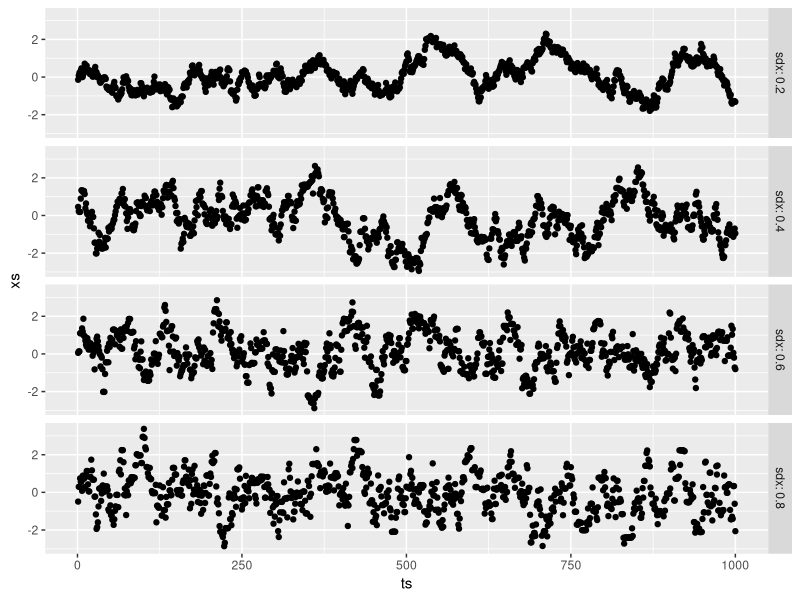
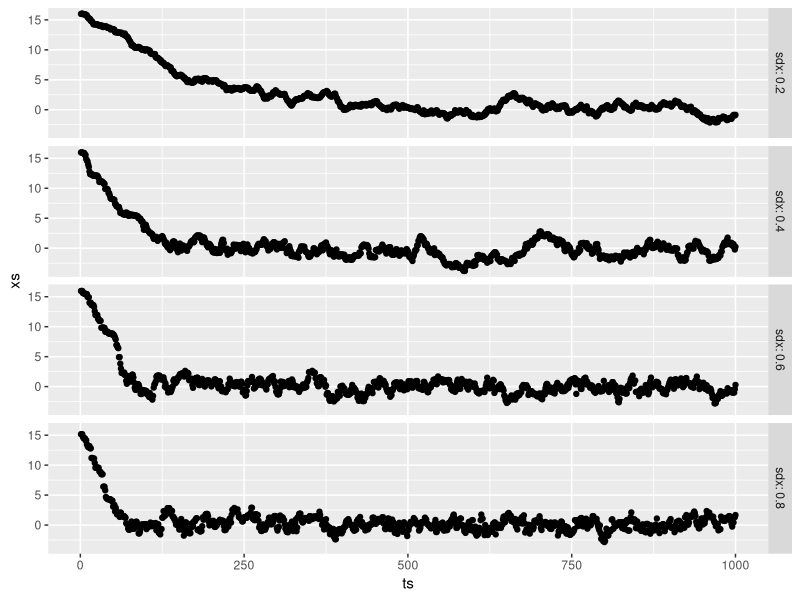
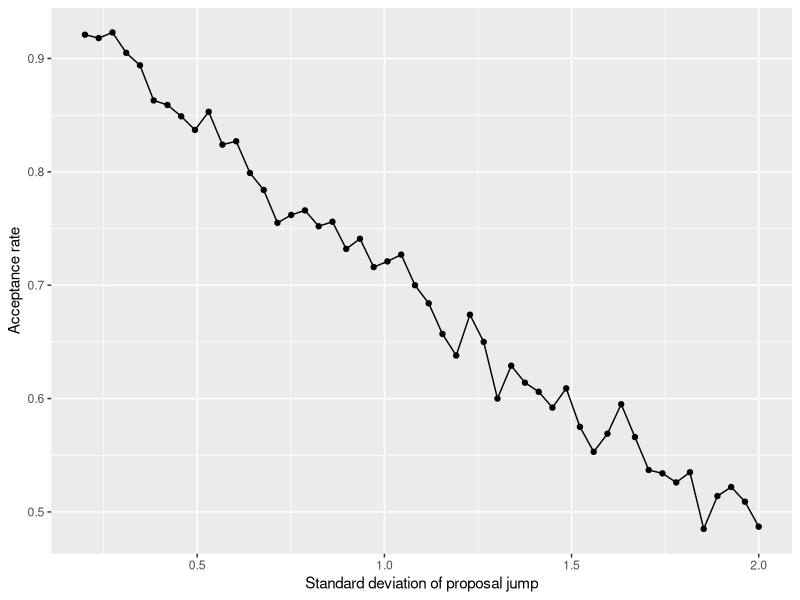

The R script that drew these images, in order:
library(tidyverse)
library(ggplot2)

N = 1000

mu = 0.0
s = 1.0

dx = 0.1

getSamples = function(x0, dx) {
  x = x0
  xs = rep(0, N)
  accepts = 0
  for(i in 1:N) {
    xn = rnorm(1, x, dx)
    accept_ratio = exp(dnorm(xn, mu, s, log = TRUE) - dnorm(x, mu, s, log = TRUE))
    #accept_ratio = exp(dgamma(xn, shape = 2, scale = 2, log = TRUE) - dgamma(x, shape = 2, scale = 2, log = TRUE))
    r = runif(1)
    #cat(xn, ", ", x, " - ", dnorm(xn, mu, s), ", ", dnorm(x, mu, s), " - ", r, " ? ", accept_ratio, "\n")
    if(r < accept_ratio) {
      x = xn
      accepts = accepts + 1
      #cat("accept\n")
    }
    xs[i] = x
  }
  
  list(ts = 1:N, xs = xs, accepts = accepts / N, sdx = dx) %>%
    as.tibble
}

# exploration.png
map(seq(0.2, 0.8, length = 4), ~ getSamples(0.0, .)) %>%
  bind_rows %>%
  ggplot(aes(ts, xs)) +
  geom_point() +
  facet_grid(sdx ~ ., labeller = "label_both")

# mixing.png
map(seq(0.2, 0.8, length = 4), ~ getSamples(16.0, .)) %>%
  bind_rows %>%
  ggplot(aes(ts, xs)) +
  geom_point() +
  facet_grid(sdx ~ ., labeller = "label_both")

# acceptance_rate.png
map(seq(0.2, 2.0, length = 50), function(sdx) {
    list(sdx = sdx, accepts = getSamples(0.0, sdx) %>% pull(accepts) %>% unique)
  }) %>%
  bind_rows %>%
  ggplot(aes(sdx, accepts)) +
  geom_point() +
  geom_line() +
  ylab("Acceptance rate") +
  xlab("Standard deviation of proposal jump")
